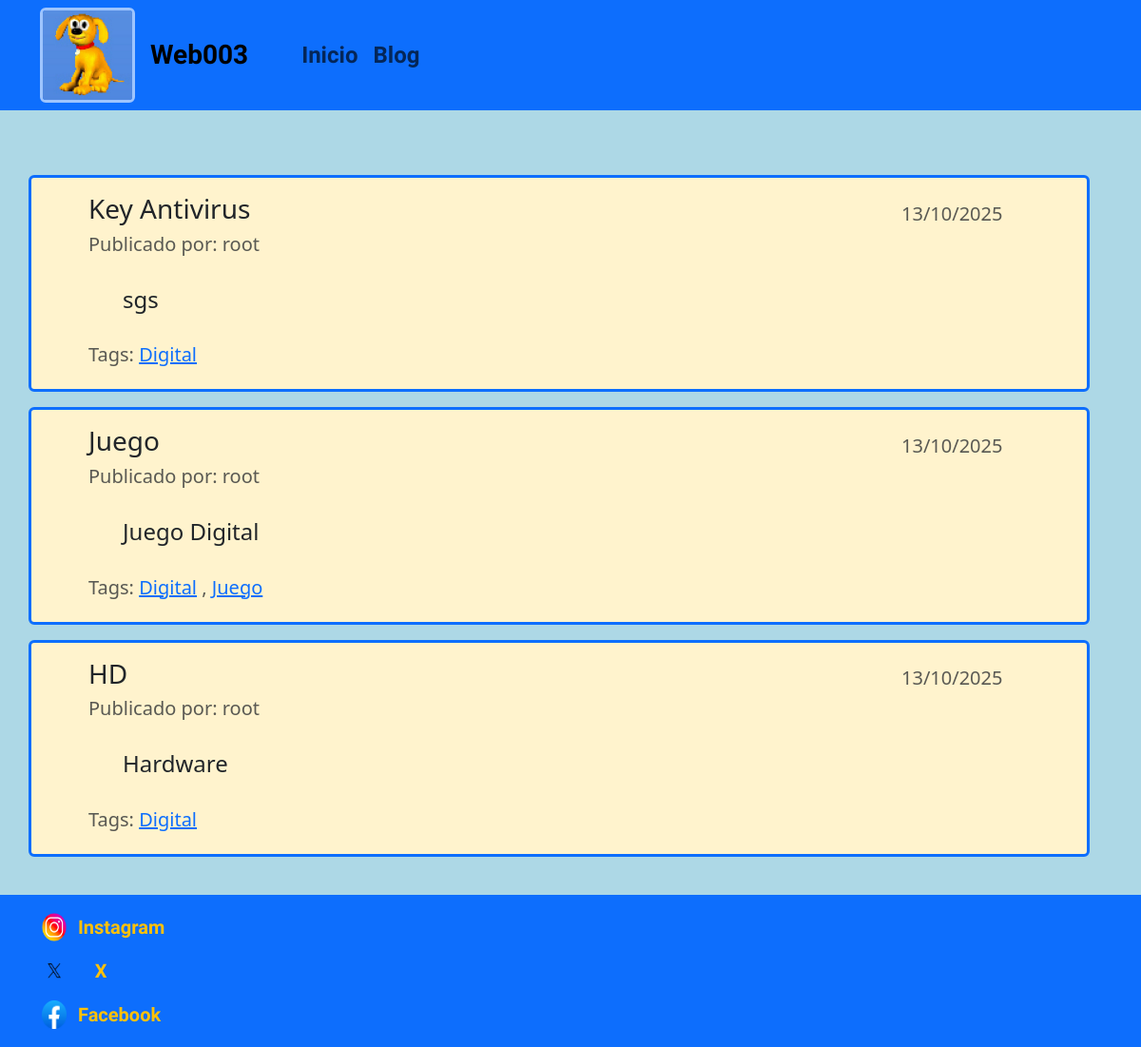
/blog/, run on an earlier commit of the app's database.
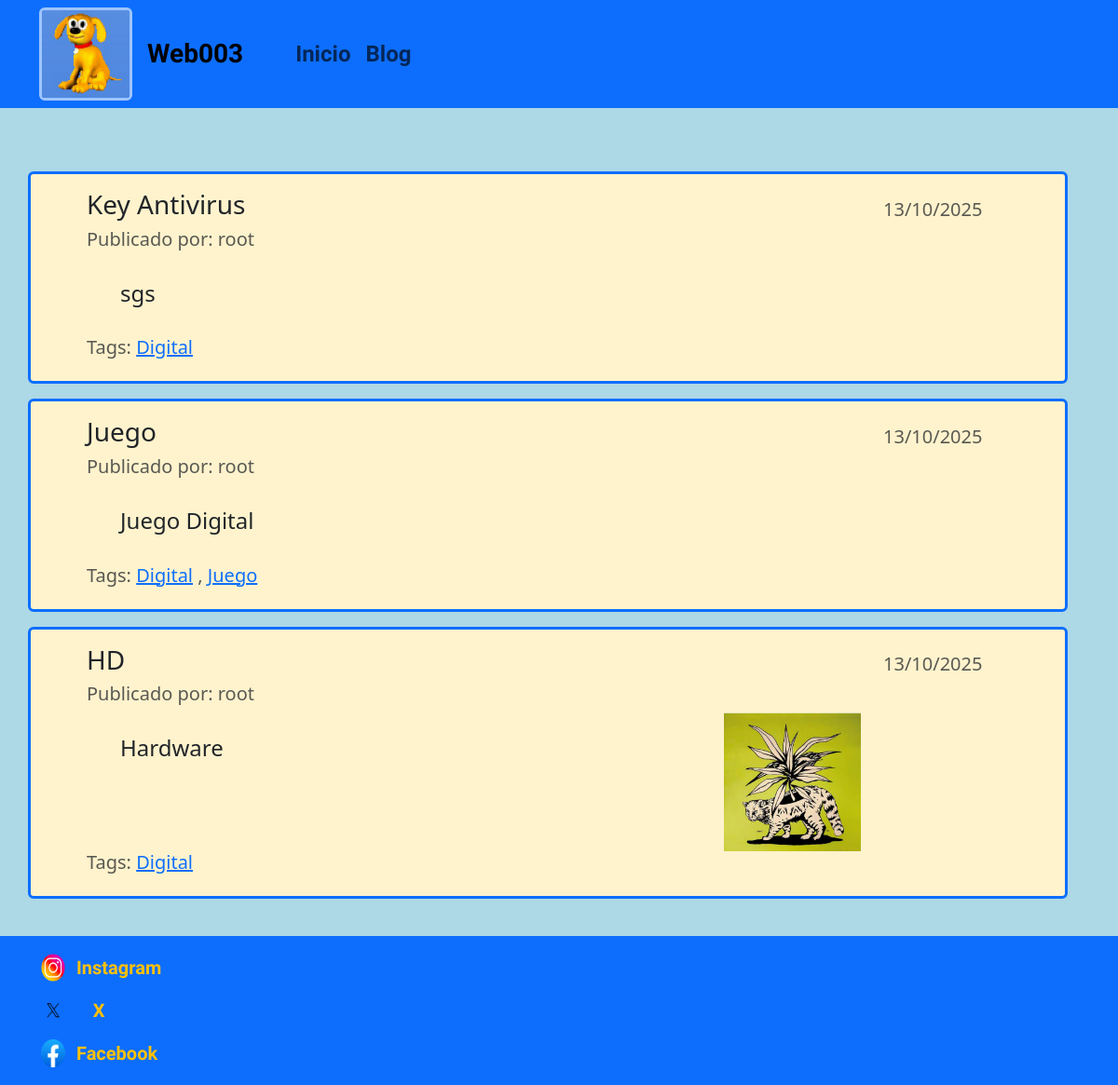
And on a later commit of the database.
### venta/models.py (models this page shows, shortened)
class PostProduct(models.Model):
    title = models.CharField(max_length = 50, verbose_name = "Titulo")
    detail = models.TextField(verbose_name = "Detalle")
    published = models.DateTimeField(default = now, verbose_name = "Fecha Publicación")
    image = models.ImageField(upload_to = "blog", null = True, blank = True, verbose_name = "Imagen")
    author = models.ForeignKey(User, on_delete = models.CASCADE, verbose_name = "Autor")
    categories = models.ManyToManyField(Category, verbose_name = "categorias")
    created = models.DateTimeField(auto_now = True, verbose_name = "Fecha de creación")
    updated = models.DateTimeField(auto_now_add = True, verbose_name = "Fecha de edición")
    class Meta:
        verbose_name = "PosteoProducto"
        verbose_name_plural = "PosteoProductos"

### venta/views.py (the view)
# urls.py: path('blog/', views_venta.blog, name = "blog"),
def blog(req):
    posts = PostProduct.objects.all()
    return render(req, 'venta/blog.html', {"posts": posts})

### redes/processors.py (called while the page is built)
def ctx_dict(request):
    ctx = {}
    links = LinkRed.objects.all()
    for l in links:
        ctx[l.key] = l.url
    ctx["PAGINA_NOMBRE"] = "Web003"
    return ctx

### venta/templates/venta/blog.html
{% extends 'venta/base.html' %}
{% load static %}
{% block content %}
{% for p in posts %}
<div class="bg-warning-subtle container row text-start ps-5 bg-white border border-primary border-3 rounded my-3 py-3">
    <div class="container row justify-content-between">
        <h3 class="col-10">{{ p.title }}</h3>
        <h5 class="col-2 text-muted align-self-end">{{ p.published|date:"SHORT_DATE_FORMAT" }}</h5>
    </div>
    <h5 class="text-muted">Publicado por: {{ p.author }}</h5>
    <div class="row">
        <h4 class="col-8 py-4 px-5" >{{ p.detail }}</h4>
        {% if p.image %}
        <img class="col-2 img-fluid" src="{{ p.image.url }}" alt="post_imagen">
        {% endif %}
    </div>
    <h5 class="text-muted">Tags:
        {% for c in p.categories.all %}
            <a href="{% url 'category' c.id %}">{{c.name}}</a>
            {% if not forloop.last %}, {% endif %}
        {% endfor %}
    </h5>
</div>
{% endfor %}
{% endblock %}

What changed in the data, as far as the page shows it:
changed PostProduct "HD": image: picture added
